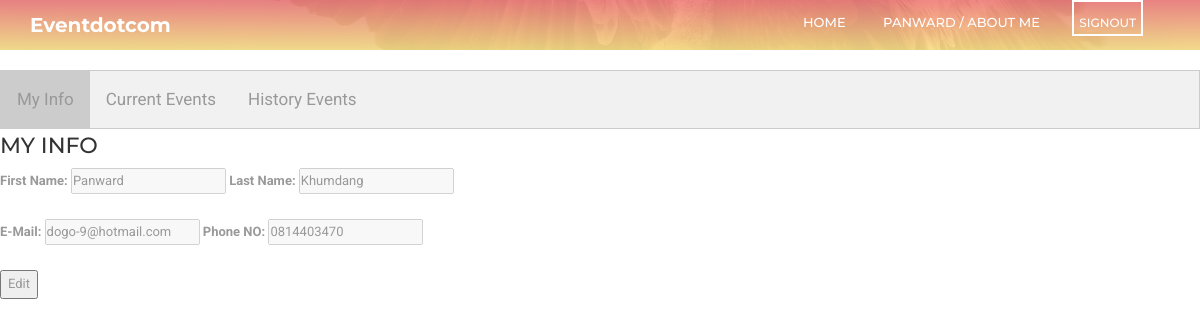
/mydetail.php (signed in), run on an earlier commit of the app's database.
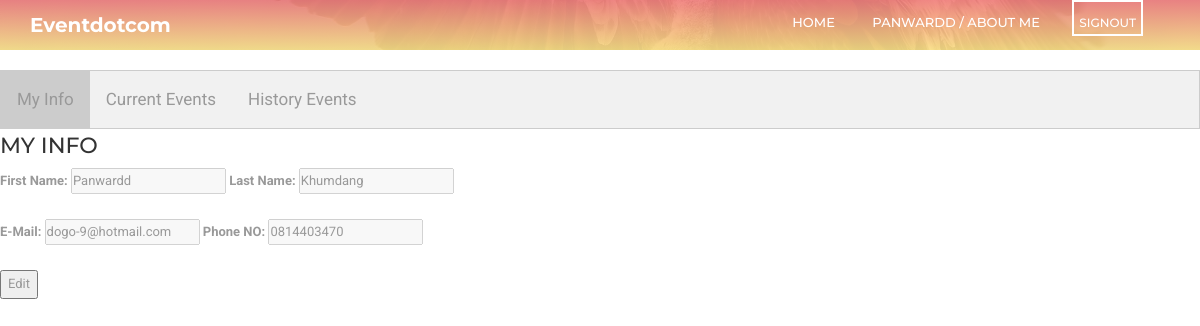
And on a later commit of the database.
### tables this page shows
CREATE TABLE `users` (
  `userid` int(11) NOT NULL,
  `type` varchar(10) DEFAULT NULL,
  `fname` varchar(50) DEFAULT NULL,
  `lname` varchar(50) DEFAULT NULL,
  `address` varchar(200) DEFAULT NULL,
  `phoneno` varchar(15) DEFAULT NULL,
  `email` varchar(50) DEFAULT NULL,
  `pwd` varchar(1000) DEFAULT NULL,
  `uname` varchar(20) DEFAULT NULL,
  `ustatus` tinyint(1) DEFAULT NULL,
  `confirmcode` int(11) DEFAULT NULL,
  `gender` varchar(6) DEFAULT NULL,
  `birthday` date DEFAULT NULL
);

### DBconnect.php (called while the page is built, shortened)
<?php
	 class DBconnect
	 {
	 	var $connection;
	 	function __construct($dbname, $user, $pwd)
	 	{
			$this->connection = new PDO(
			   'mysql:host=localhost:3306;dbname='. $dbname.';charset=utf8mb4',
			   $user,
			   $pwd);
	 	}
	 	function select($selected, $table, $clause){
	 		$count = 0;
	 		$result= [];
			foreach($this->connection->query("SELECT ". $selected ." FROM " .$table. " " .$clause) as $row) {
		    	$result[$count]= $row;
		    	$count+=1;
			}
			return $result;
	 	}
	 }
 ?>

### mydetail.php (the view, shortened to what this page needs)
<!DOCTYPE html>
<html>
<head>
</head>
<body>
	<?php
		include 'header.php';
		$myinfo = [0];
		if (checkSession()){
			$user = $_SESSION['uid'];
			$myinfo = $connection->select('*', 'users', 'WHERE users.userid='.'"'.$user.'"');
		}
		else{
			$status = "NO";
		}
	?>
	<div id="myevent" class="tab">
	  	<button class="tablinks active" onclick="openTab(event, 'info')">My Info</button>
	  	<button class="tablinks" onclick="openTab(event, 'current')">Current Events</button>
	  	<button class="tablinks" onclick="openTab(event, 'history')" >History Events</button>
	</div>
	<div id="info" class="tabcontent">
		<h3>MY INFO</h3>
		<form id="infoform" method="post" action="">
			<div>
				<label>First Name: </label>
				<input disabled="disabled" name="fname" type="text" value='<?php echo $myinfo[0]['fname']; ?>' placeholder='<?php echo $myinfo[0]['fname']; ?>'>
				<label>Last Name: </label>
				<input disabled="disabled" name="lname" type="text" value='<?php echo $myinfo[0]['lname']; ?>' placeholder='<?php echo $myinfo[0]['lname']; ?>'>
			</div>
			<br>
			<div>
				<label>E-Mail: </label>
				<input disabled="disabled" name="email" type="text" value='<?php echo $myinfo[0]['email']; ?>' placeholder='<?php echo $myinfo[0]['email']; ?>'>
				<label>Phone NO: </label>
				<input disabled="disabled" name="phoneno" type="text" value='<?php echo $myinfo[0]['phoneno']; ?>' placeholder='<?php echo $myinfo[0]['phoneno']; ?>'>
			</div>
			<br>
		</form>
		<button id='edit'>Edit</button>
	</div>
</body>
</html>

### header.php (shortened to what this page needs)
<?php
	include 'DBconnect.php';
	$connection = new DBconnect('eventdotcom','root','');
	$user_type = 'guest';
	$me = "";
	if(checkSession()){
		$user = $_SESSION['uid'];
		$me = $connection->select('*', 'users', 'WHERE users.userid='.'"'.$user.'"');
		$user_type = $me[0]["type"];
	}else{
		$user_type = 'guest';
	}
	function userLogin($user_type){
		global $me;
		$outputUserLogin = '';
		if($user_type === 'guest'){
			$outputUserLogin .= '
				<li><a href="">Guest</a></li>
				<a href="login.php" class="nino-btn" name="submit">Signin</a>
			';
		}
		else if($user_type === 'organizer'){
			$outputUserLogin .= '
				<a href="mydetail.php" class="aboutMe">';
			$outputUserLogin .= $me[0]['fname'] . " / About me";
			$outputUserLogin .= '
				</a>
			';
			$outputUserLogin .= '<a href="logout.php" class="nino-btn">SignOut</a>';
		}
		return $outputUserLogin;
	}
?>
<!DOCTYPE html>
<html lang="en">
<head>
	<link rel="stylesheet" type="text/css" href="css/bootstrap.min.css" />
	<link rel="stylesheet" type="text/css" href="css/materialdesignicons.min.css" />
	<link rel="stylesheet" type="text/css" href="css/jquery.mCustomScrollbar.min.css" />
	<link rel="stylesheet" type="text/css" href="css/prettyPhoto.css" />
	<link rel="stylesheet" type="text/css" href="css/unslider.css" />
	<link rel="stylesheet" type="text/css" href="css/template.css" />
</head>
<body data-target="#nino-navbar" data-spy="scroll">
	<header id="nino-header">
		<div id="nino-headerInner">
			<nav id="nino-navbar" class="navbar navbar-default" role="navigation">
				<div class="container">
					<div class="navbar-header">
						<a href="index.php" class="navbar-brand">Eventdotcom</a>
					</div>
					<div class="nino-menuItem pull-right">
						<div class="collapse navbar-collapse pull-left" id="nino-navbar-collapse">
							<ul class="nav navbar-nav">
								<a href="index.php">Home <span class="sr-only">(current)</span></a>
								<?php echo userLogin($user_type)?>
							</ul>
                        </div>
					</div>
				</div>
			</nav>
		</div>
	</header>
</body>
</html>

What changed in the data, as far as the page shows it:
changed users "Khumdang": type "PANWARD / ABOUT ME" → "PANWARDD / ABOUT ME"; fname "Panward" → "Panwardd"
